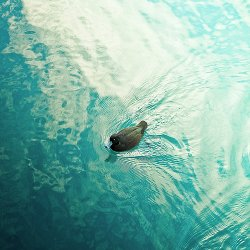
%> input picture PoissonImageEditing/duck-target.jpg, 250 x 250 px
$ octave --eval "result = diffusionPeronaMalik(rgb2gray(imread('../../PoissonImageEditing/duck-target.jpg')));"   (GNU Octave 9; MATLAB toolbox functions it lacks are replaced by stand-ins)
%> lines starting %> are read from the running program, lines starting %| are printed output that depends on the picture
function [sol, resimg] = diffusionPeronaMalik(img, varargin)
% DENOISEPM Denoise an image with Perona-Malik isotropic diffusion. Many
% proposed algorithms in the literature can be formulated such that they
% fit in the Perona-Malik framework, just by switching the edgestopping
% function. We implemented some of them.
%
% The underlying PDE is solved by the lagged diffusivity method
% (C. R. Vogel, 1996, see below) using red-black Gauss-Seidel iteration
% steps.
%
% Note: In older literature, and even in our days, the diffusion algorithms
% originated from the Perona-Malik formulation are called "anisotropic
% diffusion". However, we stick to J. Weickerts definition of it, calling
% it "isotropic diffusion", as the amount of diffusion applied in all
% direction is equal for each pixel.
%
% Parameters:
% [SOL, RESIMG] = denoisePM(IMG, VARARGIN)
% SOL: Solution. The diffused image.
% RESIMG: Optional residual image.
% IMG: 2D image matrix
% VARARGIN: Optional parameters:
%   sigma: standard derivation value/list of the edge-stopping
%       function
%   time: Time parameter - amount of diffusion applied.
%   preSmooth: standart derivation of pre-gradient-computation
%       smoothing (suggestion: something small, for example 0.5)
%   maxIter: Maximum number of iterations. (suggestion: 1000)
% EDGESTOPFCT: edge-stopping function used. Possibilities are: 'perona',
% 'tukey', 'tukeylog', 'complex', 'complexIntensitySensitiv'
%  Default: tukey
% STARTSOL: Initialisation for the solution, by default the input image
%
% Calling examples:
%
% First Example: 0..255 scaled intensity values, tuckey edge stop.
% sol = denoisePM(img, 'function', 'tuckey', ...
%                      'sigma', 20, 'time', 3, 'maxIter', 1000);
%
% Second example: 0..255 scaled intensity values, complex diffusion
% sol = denoisePM(img, 'function', 'complex', ...
%                 'sigma', [20 pi/1000], 'time', 3, 'maxIter', 200, ...
%                 'preSmooth', 0);
%
% A list of cites for the different edgestopfunctions:
%
% 'perona'
% P. Perona, J. Malik:	Scale-Space and Edge Detection Using Anisotropic
% Diffusion, IEEE Trans. Pattern Anal. Mach. Intell.,
% 12(7), 1990, 629?639.
%
% 'tuckey'
% M. J. Black, G. Sapiro, D. Marimont, D. Heeger: Robust anisotropic
% diffusion, IEEE Trans. on Image Processing,
% 7(3), 1998, 421?432.
%
% 'complex'
% G. Gilboa, N. A. Sochen, Y.Y. Zeevi, Image Enhancement and Denoising by
% Complex Diffusion Processes,
% IEEE Trans. Pattern Anal. Mach. Intell. 26(8), 1020?1036 (2004).
% Needs 2 sigma variables: Sigma and Theta, stored in a vector
%
% 'complexIntensitySensitiv'
% Ideas were adapted from (but not exactly reproduced, as we use a
% different solver, and not the theta->0 approximative solution of Gilboas
% complex diffusion:
% Rui Bernardes, Cristina Maduro, Pedro Serranho, Aderito Araujo,
% Silvia Barbeiro, and Jose Cunha-Vaz: Improved adaptive complex diffusion
% despeckling filter, Optics Express, 18(23), 24048-24059, 2010
% Needs 4 sigma variables: SigmaMin, SigmaMax, Theta, GaussNeighborHood
%
% The corresponding 'log' version compute their coefficients on a
% logarithmic version of the image.
%
% The lagged diffusitivy solution of the PDE was proposed in:
% C. R. Vogel, M. E. Oman: Iterative Methods for Total Variation Denoising,
% SIAM Journal on Scientific Computing, 17(1), 1996, 227?238.
%
% Further discussion on the method can be found in:
% T. Chan, P. Mulet: On the convergence of the lagged diffusivity fixed
% point method in total variation image restoration,
% SIAM journal on numerical analysis, 36(2), 1999, 354?367.
%
% Implementation by Markus Mayer, Pattern Recognition Lab,
% University of Erlangen-Nuremberg, 2008
% This version was revised and commented in August 2010, and modified again
% in December 2011
%
% You may use this code as you want. I would be grateful if you would go to
% my homepage look for articles that you find worth citing in your next
% publication:
% http://www5.informatik.uni-erlangen.de/en/our-team/mayer-markus
% Thanks, Markus

Params.edgeStopFunction = 'tukey';
Params.sigma = 20;
Params.time = 3;
Params.preSmooth = 0;
Params.maxIter = 1000;
Params.precision = 'double';
Params.startSolutionProvided = 0;

% Read Optional Parameters
if (~isempty(varargin) && iscell(varargin{1}))
    varargin = varargin{1};
end

for k = 1:2:length(varargin)
    if (strcmp(varargin{k}, 'sigma'))
        Params.sigma = varargin{k+1};
    elseif (strcmp(varargin{k}, 'sigmaMin'))
        Params.sigma(1) = varargin{k+1};
    elseif (strcmp(varargin{k}, 'sigmaMax'))
        Params.sigma(2) = varargin{k+1};
    elseif (strcmp(varargin{k}, 'sigmaGauss'))
        Params.sigma(4) = varargin{k+1};
        Params.sigma(3) = pi/1000;
    elseif (strcmp(varargin{k}, 'sigmaCurve'))
        Params.sigma(5) = varargin{k+1};
    elseif (strcmp(varargin{k}, 'time'))
        Params.time = varargin{k+1};
    elseif (strcmp(varargin{k}, 'preSmooth'))
        Params.preSmooth = varargin{k+1};
    elseif (strcmp(varargin{k}, 'maxIter'))
        Params.maxIter = varargin{k+1};
    elseif (strcmp(varargin{k}, 'precision'))
        Params.precision = varargin{k+1};
    elseif (strcmp(varargin{k}, 'function'))
        Params.edgeStopFunction = varargin{k+1};
    elseif (strcmp(varargin{k}, 'startSolution'))
        sol = varargin{k+1};
        Params.startSolutionProvided = 1;
    end
end
%> after the loop, Params = {sigma 20, time 3, preSmooth 0, maxIter 1000, startSolutionProvided 0}; Params.edgeStopFunction = 'tukey'; Params.maxIter = 1000; Params.preSmooth = 0; Params.precision = 'double'; Params.sigma = 20; Params.startSolutionProvided = 0; Params.time = 3

if strcmp(Params.edgeStopFunction, 'complex') && numel(Params.sigma) == 1
    Params.sigma = [Params.sigma pi/1000];
end

if strcmp(Params.edgeStopFunction, 'complexIntensitySensitiv')
    if Params.sigma(1) > Params.sigma(2)
        temp = Params.sigma(2);
        Params.sigma(2) = Params.sigma(1);
        Params.sigma(1) = temp;
    end
end


% Add a 1-border to the image (mirroring, to avoid boundary problems)
img = [img(:,1), img, img(:,size(img,2))];
img = vertcat(img(1,:), img, img(size(img,1),:));
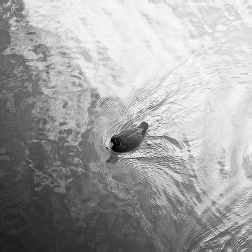
%> img: size 252x252 uint8; min 1, max 252, mean 163.1

if ~Params.startSolutionProvided
    sol = img; % solution initialisation: original image
else
    sol = [sol(:,1), sol, sol(:,size(sol,2))];
    sol = vertcat(sol(1,:), sol, sol(size(sol,1),:));
end

% Variable initialisations
stencilN = zeros(size(img, 1), size(img, 2), Params.precision);
%> stencilN: size 252x252 double; every value is 0
stencilS = zeros(size(img, 1), size(img, 2), Params.precision);
stencilE = zeros(size(img, 1), size(img, 2), Params.precision);
stencilW = zeros(size(img, 1), size(img, 2), Params.precision);
stencilM = zeros(size(img, 1), size(img, 2), Params.precision);

resimg = img;
resold = 1e+20; % old residual
resarr = [1e+20 1e+20 1e+20]; % array of the last 3 residual changes

% To avoid numerical problems when computing the gradients, the image might
% be smoothed with a small gaussian before the computation. Initialisation
% of the gaussian filter.
if Params.preSmooth ~= 0
    gauss1 = fspecial('gaussian', ...
        round(Params.preSmoothOn + Params.preSmoothOn + 1), ...
        Params.preSmoothOn);
end

iter = 0; % iteration counter

% Algorithm: No explicit time marching is applied, instead the linear
% equation system the diffusion process creates for one timestep is solved
% with lagged diffusivity by R/B Gauss-Seidel Iteration steps

% diffusion iteration stoping criteria
% if the sum of the last 5 residuals is negative, a completion of the
% calculation is assumed.
while (sum(resarr) > 0) && (iter < Params.maxIter);
    % Calculation of the edge-stoping function

    if Params.preSmooth ~= 0
        smoothsol = imfilter(sol, gauss1, 'symmetric');

        if strcmp(Params.edgeStopFunction,  'tukey')
            coeff = tukeyEdgeStop(smoothsol, Params.sigma);
        elseif strcmp(Params.edgeStopFunction, 'perona')
            coeff = peronaEdgeStop(smoothsol, Params.sigma);
        elseif strcmp(Params.edgeStopFunction, 'tukeylog')
            coeff = tukeyEdgeStopLog(smoothsol, Params.sigma);
        elseif strcmp(Params.edgeStopFunction, 'complex')
            coeff = complexEdgeStop(smoothsol, Params.sigma);
        elseif strcmp(Params.edgeStopFunction, 'complexIntensitySensitiv')
            gauss2 = fspecial('gaussian', ...
                round(Params.sigma(4) + Params.sigma(4) + 1), ...
                Params.sigma(4));
            washedSol = imfilter(sol, gauss2, 'symmetric');
            coeff = complexIntensitySensitiveEdgeStop(smoothsol, Params.sigma, washedSol);
        else
            error('Give a suitable edgeStopFunction argument');
        end
    else
        if strcmp(Params.edgeStopFunction,  'tukey')
            coeff = tukeyEdgeStop(sol, Params.sigma);
        elseif strcmp(Params.edgeStopFunction, 'perona')
            coeff = peronaEdgeStop(sol, Params.sigma);
        elseif strcmp(Params.edgeStopFunction, 'tukeylog')
            coeff = tukeyEdgeStopLog(sol, Params.sigma);
        elseif strcmp(Params.edgeStopFunction, 'complex')
            coeff = complexEdgeStop(sol, Params.sigma);
        elseif strcmp(Params.edgeStopFunction, 'complexIntensitySensitiv')
            gauss2 = fspecial('gaussian', ...
                round(Params.sigma(4) + Params.sigma(4) + 1), ...
                Params.sigma(4));
            washedSol = imfilter(sol, gauss2, 'symmetric');
            coeff = complexIntensitySensitiveEdgeStop(sol, Params.sigma, washedSol);
        else
            error('Give a suitable edgeStopFunction argument');
        end
    end

    coeff = coeff * Params.time;

    % Stencil computation
    stencilN(2:end-1, 2:end-1) = (coeff(2:end-1, 2:end-1) + coeff(1:end-2, 2:end-1))/2;
    stencilS(2:end-1, 2:end-1) = (coeff(2:end-1, 2:end-1) + coeff(3:end, 2:end-1))/2;
    stencilE(2:end-1, 2:end-1) = (coeff(2:end-1, 2:end-1) + coeff(2:end-1, 3:end))/2;
    stencilW(2:end-1, 2:end-1) = (coeff(2:end-1, 2:end-1) + coeff(2:end-1, 1:end-2))/2;

    stencilM = stencilN + stencilS + stencilE + stencilW + 1;

    % Solution computation: R/B Gauss Seidel
    sol(2:2:end-1, 2:2:end-1) = (img(2:2:end-1, 2:2:end-1) ...
        + (stencilN(2:2:end-1, 2:2:end-1) .* sol(1:2:end-2, 2:2:end-1) ...
        + stencilS(2:2:end-1, 2:2:end-1) .* sol(3:2:end, 2:2:end-1) ...
        + stencilE(2:2:end-1, 2:2:end-1) .* sol(2:2:end-1, 3:2:end)...
        + stencilW(2:2:end-1, 2:2:end-1) .* sol(2:2:end-1, 1:2:end-2))) ...
        ./ stencilM(2:2:end-1, 2:2:end-1);

    sol(3:2:end, 3:2:end) = (img(3:2:end, 3:2:end) ...
        + (stencilN(3:2:end, 3:2:end) .* sol(2:2:end-1, 3:2:end) ...
        + stencilS(3:2:end, 3:2:end) .* sol(4:2:end, 3:2:end) ...
        + stencilE(3:2:end, 3:2:end) .* sol(3:2:end, 4:2:end) ...
        + stencilW(3:2:end, 3:2:end) .* sol(3:2:end, 2:2:end-1))) ...
        ./ stencilM(3:2:end, 3:2:end);

    sol(2:2:end-1, 3:2:end) = (img(2:2:end-1, 3:2:end) ...
        + (stencilN(2:2:end-1, 3:2:end) .* sol(1:2:end-2, 3:2:end) ...
        + stencilS(2:2:end-1, 3:2:end) .* sol(3:2:end, 3:2:end) ...
        + stencilE(2:2:end-1, 3:2:end) .* sol(2:2:end-1, 4:2:end) ...
        + stencilW(2:2:end-1, 3:2:end) .* sol(2:2:end-1, 2:2:end-1))) ...
        ./ stencilM(2:2:end-1, 3:2:end);

    sol(3:2:end, 2:2:end-1) = (img(3:2:end, 2:2:end-1) ...
        + (stencilN(3:2:end, 2:2:end-1) .* sol(2:2:end-1, 2:2:end-1) ...
        + stencilS(3:2:end, 2:2:end-1) .* sol(4:2:end, 2:2:end-1) ...
        + stencilE(3:2:end, 2:2:end-1) .* sol(3:2:end, 3:2:end) ...
        + stencilW(3:2:end, 2:2:end-1) .* sol(3:2:end, 1:2:end-2))) ...
        ./ stencilM(3:2:end, 2:2:end-1);

    % Residual computation
    resimg(2:end-1, 2:end-1) = (-(stencilN(2:end-1, 2:end-1) .* sol(1:end-2, 2:end-1) ...
        + stencilS(2:end-1, 2:end-1) .* sol(3:end , 2:end-1) ...
        + stencilE(2:end-1, 2:end-1) .* sol(2:end-1, 3:end) ...
        + stencilW(2:end-1, 2:end-1) .* sol(2:end-1, 1:end-2))) ...
        + stencilM(2:end-1, 2:end-1) .* sol(2:end-1, 2:end-1) - img(2:end-1, 2:end-1);

    res = sum(sum(real(resimg) .* real(resimg)));

    resdiff = resold - res;
    resold = res;
    resarr = [resdiff resarr(1, 1:(size(resarr, 2)-1))];

    % Duplicate edges as new borders
    sol = [sol(:,2), sol(:, 2:end-1), sol(:,end-1)];
    sol = vertcat(sol(2,:), sol(2:end-1, :), sol(end-1,:));

    iter = iter + 1;
end
%> this loop made 4 passes
%> (res, resdiff, resold, resarr) on passes 2 to 4: (15738629, -91895, 15738629, [-91895 1e+20 1e+20]), (15749084, -10455, 15749084, [-10455 -91895 1e+20]), (15751657, -2573, 15751657, [-2573 -10455 -91895])
%> (res, resold, resarr) on pass 1: (15646734, 15646734, [1e+20 1e+20 1e+20])
%> pass 1, in tukeyEdgeStop, `r = 1 - r .* r / (sigma * sigma);`:
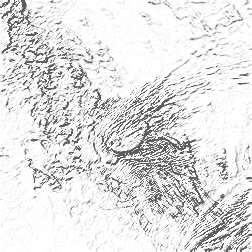
%> r: size 252x252 double; min 0.363, max 1, mean 0.891
%> after the loop:
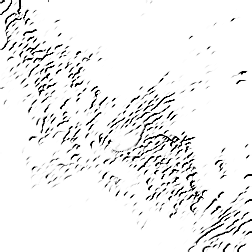
%> coeff: size 252x252 double; min 0.394, max 3, mean 2.85; drawn with min black and max white
%> after the loop:
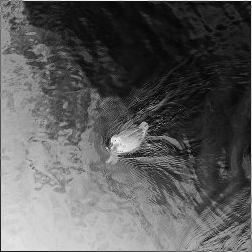
%> resimg: size 252x252 uint8; min 1, max 247, mean 92
%> after the loop:
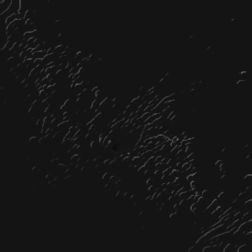
%> sol: size 252x252 uint8; min 10, max 99, mean 21.6
%> after the loop:
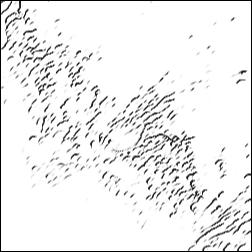
%> stencilS: size 252x252 double; min 0, max 3, mean 2.8; mean of the top-left, top-right, bottom-left and bottom-right quarters 2.76, 2.88, 2.88, 2.7; drawn with min black and max white
%> after the loop:
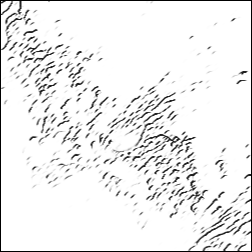
%> stencilW: size 252x252 double; min 0, max 3, mean 2.8; mean of the top-left, top-right, bottom-left and bottom-right quarters 2.76, 2.88, 2.88, 2.7; drawn with min black and max white

% Remove border, return solution
sol = sol(2:(size(sol,1)-1), 2:(size(sol,2)-1));
%> sol: size 250x250 uint8
if(nargout > 1)
    resimg = resimg(2:(size(sol,1)-1), 2:(size(sol,2)-1));
end;

%--------------------------------------------------------------------------

function r = tukeyEdgeStop(img, sigma)
% TUKEYEDGESTOP Tukey Edge-Stopping function on matrix
% tukeyEdgeStop(img, sigma)
% img: 2D image matrix
% sigma: standard derivation parameter

r = gradientAbsolute(img);
r = 1 - r .* r / (sigma * sigma);
r(r < 0) = 0;
r = r .* r;

%--------------------------------------------------------------------------

% [11 lines left out: function tukeyEdgeStopLog, not called in this run]

%--------------------------------------------------------------------------

% [8 lines left out: function peronaEdgeStop, not called in this run]

%--------------------------------------------------------------------------

% [9 lines left out: function complexEdgeStop, not called in this run]

%--------------------------------------------------------------------------

% [15 lines left out: function complexIntensitySensitiveEdgeStop, not called in this run]

%--------------------------------------------------------------------------

function r = gradientAbsolute(A)
% GRADIENTABSOLUTE Returns the absolute value of the gradient
% gradientAbsolute(A): A must be a 2D matrix

[Gx, Gy] = gradient(A);
r = sqrt(Gx .* Gx + Gy .* Gy);

$ run again, on PoissonImageEditing/sealion-source.jpg
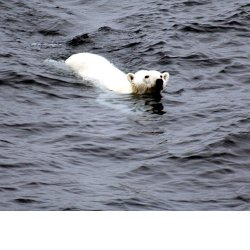
%> input picture PoissonImageEditing/sealion-source.jpg, 250 x 250 px
%> after the loop in diffusionPeronaMalik, `for k = 1:2:length(varargin)`: Params = {sigma 20, time 3, preSmooth 0, maxIter 1000, startSolutionProvided 0}; Params.edgeStopFunction = 'tukey'; Params.maxIter = 1000; Params.preSmooth = 0; Params.precision = 'double'; Params.sigma = 20; Params.startSolutionProvided = 0; Params.time = 3
%> the loop in diffusionPeronaMalik, `while (sum(resarr) > 0) && (iter < Params.maxIter);` made 4 passes
%> (res, resdiff, resold, resarr) on passes 2 to 4: (13371721, -5457, 13371721, [-5457 1e+20 1e+20]), (13371619, 102, 13371619, [102 -5457 1e+20]), (13372216, -597, 13372216, [-597 102 -5457])
%> pass 1, in tukeyEdgeStop, `r = 1 - r .* r / (sigma * sigma);`:
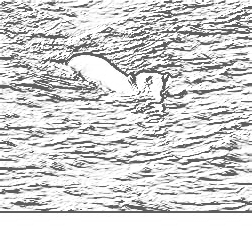
%> r: size 252x252 double; min 0.363, max 1, mean 0.83
%> after the loop in diffusionPeronaMalik, `while (sum(resarr) > 0) && (iter < Params.maxIter);`:
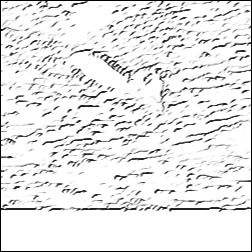
%> stencilW: size 252x252 double; min 0, max 3, mean 2.72; mean of the top-left, top-right, bottom-left and bottom-right quarters 2.7, 2.65, 2.76, 2.78; drawn with min black and max white
